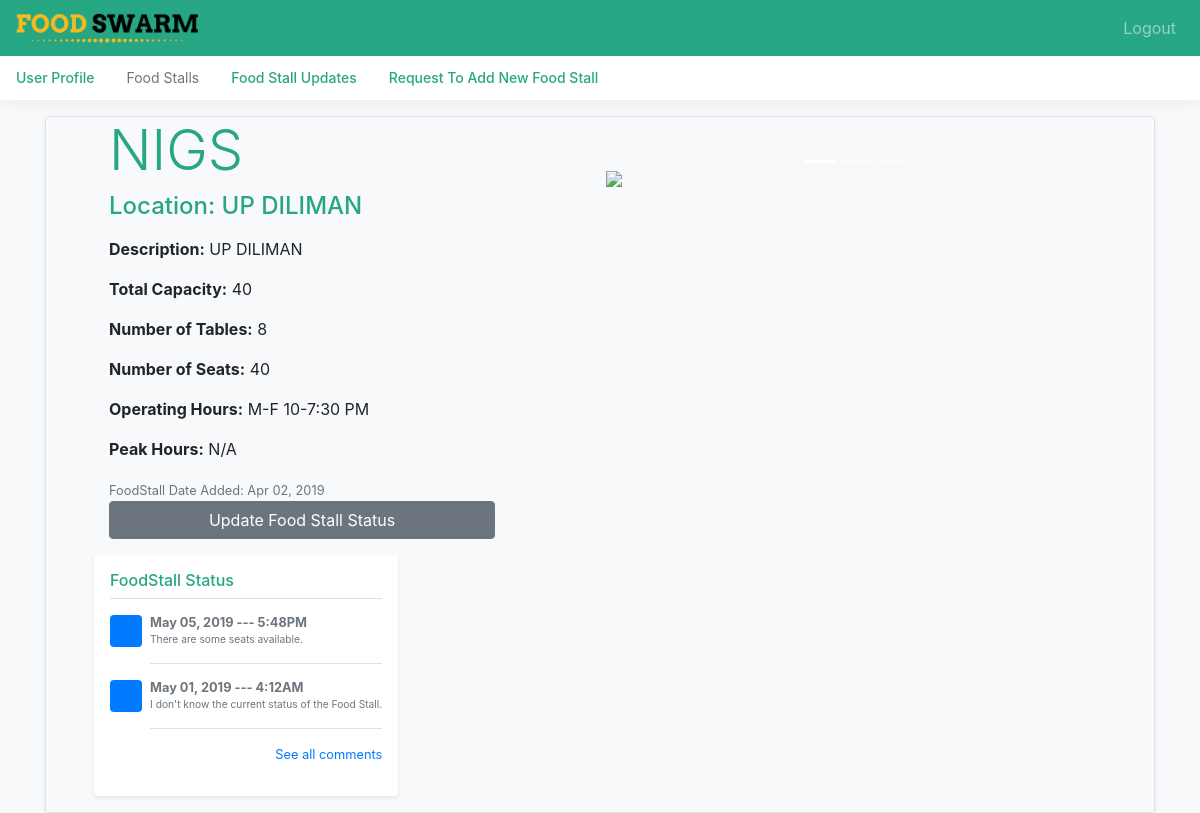
Page /foodstall/5/ (signed in) on the committed database.
### FoodSwarm/models.py (models this page shows, shortened)
class FoodStall(models.Model):
	name = models.CharField(max_length=30, verbose_name='Name of Food Stall')
	description = models.TextField(default = 'N/A', verbose_name='Description')
	location = models.CharField(max_length=100, default = 'N/A', verbose_name='Location (Address)')
	capacity = models.CharField(max_length=15, default = 'N/A', verbose_name='Total Capacity')
	tables = models.CharField(max_length=5, default = 'N/A', verbose_name='Number of Tables')
	chairs = models.CharField(max_length=5, default = 'N/A', verbose_name='Number of Seats')
	operatinghrs = models.CharField(max_length=30, default = 'N/A', verbose_name='Operating Hours')
	peakhrs = models.CharField(max_length=30, default = 'N/A', verbose_name='Peak Hours')
	time_updated = models.DateTimeField(default = timezone.now, verbose_name='Time Created')
	request = models.CharField(max_length=5, default = 'YES', verbose_name='Is this a Food Stall Request?')

class Comment(models.Model):
	CHOICES = (
		('There are some seats available.', 'There are some seats available.'),
		('The Food Stall is full and there are no more seats available.', 'The Food Stall is full and there are no more seats available.'),
		('I don\'t know the current status of the Food Stall.', 'I don\'t know the current status of the Food Stall.')
    )
	fs_name = models.CharField(max_length=30, default = 'N/A', verbose_name='Name of Food Stall')
	date_posted = models.DateTimeField(default = timezone.now, verbose_name='Time Updated')
	status = models.CharField(max_length=100, choices = CHOICES, default = 'I don\'t know the current status of the Food Stall.', verbose_name='Current Food Stall Status')

### FoodSwarm/views.py (the view)
# urls.py: path('foodstall/<int:pk>/', FoodStallDetailView.as_view(), name='FoodStall-Detail'),
class FoodStallDetailView(LoginRequiredMixin, DetailView):
	context_object_name = 'FoodStall-Detail'
	template_name = 'FoodSwarm/foodstall_detail.html'
	queryset = FoodStall.objects.all()
	def get_context_data(self, **kwargs):
	    context = super(FoodStallDetailView, self).get_context_data(**kwargs)
	    context['Comments'] = Comment.objects.all().order_by('-date_posted')[:4]
	    context['FoodStalls'] = self.queryset
	    return context

### FoodSwarm/templates/FoodSwarm/foodstall_detail.html (shortened to what this page needs)
{% extends "Foodswarm/base.html" %}
{% block content %}
<main role="main" class="container pt-sm-3">
  <div class="container no-gutters border rounded shadow-sm position-relative">
    <div class="row">
      <div class="col px-sm-5">
        <div class="col">
          <h1 class="text-dark display-4">{{ object.name}}</h1>
          <h4 class="text-dark mb-3">Location: {{ object.location}}</h4>
        </div>
        <div class="col">
          <p class="text-body"><b>Description:</b> {{ object.description }}</p>
          <p class="text-body"><b>Total Capacity:</b> {{ object.capacity}}</p>
          <p class="text-body"><b>Number of Tables:</b> {{ object.tables}}</p>
          <p class="text-body"><b>Number of Seats:</b> {{ object.chairs}}</p>
          <p class="text-body"><b>Operating Hours:</b> {{ object.operatinghrs}}</p>
          <p class="text-body"><b>Peak Hours:</b> {{ object.peakhrs}}</p>
          <small class="text-muted">FoodStall Date Added: {{ object.time_updated|date:"M d, Y" }}</small>
          <a href="{% url 'Comment-Create' %}" type="button" class="btn btn-block btn-secondary">Update Food Stall Status</a>
        </div>
      </div>
      <div class="col-sm px-sm-5 pt-sm-5">
        <div id="photos" class="carousel slide" data-ride="carousel">
          <ol class="carousel-indicators">
            <li data-target="#photos" data-slide-to="0" class="active"></li>
            <li data-target="#photos" data-slide-to="1"></li>
            <li data-target="#photos" data-slide-to="2"></li>
          </ol>
          <div class="carousel-inner">
            <div class="carousel-item active">
              <img width="500px" src="https://images.unsplash.com/photo-1521473717695-e8f5635b7f6a">
            </div>
          </div>
        </div>
      </div>
    </div>
    <div class="row px-sm-5">
      <div class="my-3 p-3 bg-white rounded shadow-sm">
      <h6 class="text-dark border-bottom border-gray pb-2 mb-0">FoodStall Status</h6>
      {% for samples in Comments %}
		  {% if samples.fs_name == object.name %}
	      <div class="media text-muted pt-3">
	        <svg class="bd-placeholder-img mr-2 rounded" width="32" height="32" xmlns="http://www.w3.org/2000/svg" preserveAspectRatio="xMidYMid slice" focusable="false" role="img" aria-label="Placeholder: 32x32"><title>Placeholder</title><rect width="100%" height="100%" fill="#007bff"/><text x="50%" y="50%" fill="#007bff" dy=".3em">32x32</text></svg>
	        <p class="media-body pb-3 mb-0 small lh-125 border-bottom border-gray">
	          <strong class="d-block text-gray-dark">{{ samples.date_posted|date:"M d, Y --- fA " }}</strong>
	          <small class="text-muted">{{ samples.status }}</small>
	        </p>
	      </div>
		  {% endif %}
	    {% endfor %}
      <small class="d-block text-right mt-3">
        <a href="{% url 'FoodSwarm-Update' %}">See all comments</a>
        <form class="col pt-sm-3">
        </form>
      </small>
      </div>
    </div>
  </div>
</main>
{% endblock content %}

### FoodSwarm/static/FoodSwarm/css/main.css (style rules this page uses)
html, body { overflow-x: hidden; }
body { padding-top: 56px; }
.border-bottom { border-bottom: 1px solid #e5e5e5; }
.lh-125 { line-height: 1.25; }

### rows in the picture
FoodStall: name "NIGS", location "UP DILIMAN", description "UP DILIMAN", capacity "40", tables "8", chairs "40", operatinghrs "M-F 10-7:30 PM", peakhrs "N/A", time_updated "Apr 02, 2019"
Comment: date_posted "May 05, 2019 --- 5:48PM", status "There are some seats available."
Comment: date_posted "May 01, 2019 --- 4:12AM", status "I don't know the current status of the Food Stall."
